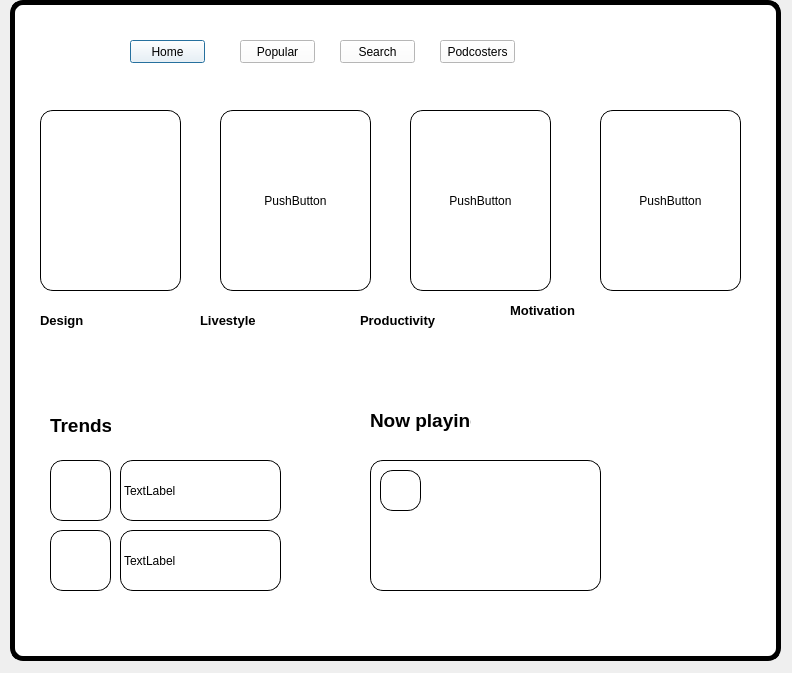
<?xml version="1.0" encoding="UTF-8"?>
<ui version="4.0">
 <class>Dialog</class>
 <widget class="QDialog" name="Dialog">
  <property name="geometry">
   <rect>
    <x>0</x>
    <y>0</y>
    <width>792</width>
    <height>673</height>
   </rect>
  </property>
  <property name="windowTitle">
   <string>Dialog</string>
  </property>
  <widget class="QFrame" name="frame">
   <property name="geometry">
    <rect>
     <x>10</x>
     <y>0</y>
     <width>771</width>
     <height>661</height>
    </rect>
   </property>
   <property name="styleSheet">
    <string notr="true">QFrame{
	border-radius:13px;
	background-color:white;
border:5px solid black;
text-align: center ;

}</string>
   </property>
   <property name="frameShape">
    <enum>QFrame::StyledPanel</enum>
   </property>
   <property name="frameShadow">
    <enum>QFrame::Raised</enum>
   </property>
   <widget class="QPushButton" name="pushButton">
    <property name="geometry">
     <rect>
      <x>120</x>
      <y>40</y>
      <width>75</width>
      <height>23</height>
     </rect>
    </property>
    <property name="styleSheet">
     <string notr="true">QPushButton{
	color:black;
	background-color:white;

		
}</string>
    </property>
    <property name="text">
     <string>Home</string>
    </property>
   </widget>
   <widget class="QPushButton" name="pushButton_2">
    <property name="geometry">
     <rect>
      <x>230</x>
      <y>40</y>
      <width>75</width>
      <height>23</height>
     </rect>
    </property>
    <property name="styleSheet">
     <string notr="true">QPushButton{
	color:black;
	background-color:white;

		
}</string>
    </property>
    <property name="text">
     <string>Popular</string>
    </property>
   </widget>
   <widget class="QPushButton" name="pushButton_3">
    <property name="geometry">
     <rect>
      <x>330</x>
      <y>40</y>
      <width>75</width>
      <height>23</height>
     </rect>
    </property>
    <property name="styleSheet">
     <string notr="true">QPushButton{
	color:black;
	background-color:white;

		
}</string>
    </property>
    <property name="text">
     <string>Search</string>
    </property>
   </widget>
   <widget class="QPushButton" name="pushButton_4">
    <property name="geometry">
     <rect>
      <x>430</x>
      <y>40</y>
      <width>75</width>
      <height>23</height>
     </rect>
    </property>
    <property name="styleSheet">
     <string notr="true">QPushButton{
	color:black;
	background-color:white;

		
}</string>
    </property>
    <property name="text">
     <string>Podcosters</string>
    </property>
   </widget>
   <widget class="QPushButton" name="pushButton_5">
    <property name="geometry">
     <rect>
      <x>30</x>
      <y>110</y>
      <width>141</width>
      <height>181</height>
     </rect>
    </property>
    <property name="styleSheet">
     <string notr="true">QPushButton{
	background:white;
	border-radius:13px;
	border: 1px solid black;
}</string>
    </property>
    <property name="text">
     <string/>
    </property>
    <property name="autoRepeat">
     <bool>false</bool>
    </property>
    <property name="autoExclusive">
     <bool>false</bool>
    </property>
   </widget>
   <widget class="QPushButton" name="pushButton_6">
    <property name="geometry">
     <rect>
      <x>210</x>
      <y>110</y>
      <width>151</width>
      <height>181</height>
     </rect>
    </property>
    <property name="styleSheet">
     <string notr="true">QPushButton{
	background:white;
	border-radius:13px;
	border: 1px solid black;
}</string>
    </property>
    <property name="text">
     <string>PushButton</string>
    </property>
   </widget>
   <widget class="QPushButton" name="pushButton_7">
    <property name="geometry">
     <rect>
      <x>400</x>
      <y>110</y>
      <width>141</width>
      <height>181</height>
     </rect>
    </property>
    <property name="styleSheet">
     <string notr="true">QPushButton{
	background:white;
	border-radius:13px;
	border: 1px solid black;
}</string>
    </property>
    <property name="text">
     <string>PushButton</string>
    </property>
   </widget>
   <widget class="QPushButton" name="pushButton_8">
    <property name="geometry">
     <rect>
      <x>590</x>
      <y>110</y>
      <width>141</width>
      <height>181</height>
     </rect>
    </property>
    <property name="styleSheet">
     <string notr="true">QPushButton{
	background:white;
	border-radius:13px;
	border: 1px solid black;
}</string>
    </property>
    <property name="text">
     <string>PushButton</string>
    </property>
   </widget>
   <widget class="QFrame" name="frame_2">
    <property name="geometry">
     <rect>
      <x>360</x>
      <y>460</y>
      <width>231</width>
      <height>131</height>
     </rect>
    </property>
    <property name="styleSheet">
     <string notr="true">QFrame{

background-color:white;
border:1px solid }</string>
    </property>
    <property name="frameShape">
     <enum>QFrame::StyledPanel</enum>
    </property>
    <property name="frameShadow">
     <enum>QFrame::Raised</enum>
    </property>
    <widget class="QFrame" name="frame_5">
     <property name="geometry">
      <rect>
       <x>10</x>
       <y>10</y>
       <width>41</width>
       <height>41</height>
      </rect>
     </property>
     <property name="styleSheet">
      <string notr="true">QFrame{

background-color:white;
border:1px solid }</string>
     </property>
     <property name="frameShape">
      <enum>QFrame::StyledPanel</enum>
     </property>
     <property name="frameShadow">
      <enum>QFrame::Raised</enum>
     </property>
    </widget>
   </widget>
   <widget class="QLabel" name="label">
    <property name="geometry">
     <rect>
      <x>30</x>
      <y>310</y>
      <width>91</width>
      <height>21</height>
     </rect>
    </property>
    <property name="styleSheet">
     <string notr="true">QLabel{
	border:none;
}</string>
    </property>
    <property name="text">
     <string>&lt;html&gt;&lt;head/&gt;&lt;body&gt;&lt;p&gt;&lt;span style=&quot; font-size:10pt; font-weight:600;&quot;&gt;Design&lt;/span&gt;&lt;/p&gt;&lt;/body&gt;&lt;/html&gt;</string>
    </property>
   </widget>
   <widget class="QLabel" name="label_2">
    <property name="geometry">
     <rect>
      <x>190</x>
      <y>310</y>
      <width>101</width>
      <height>21</height>
     </rect>
    </property>
    <property name="styleSheet">
     <string notr="true">QLabel{
	border:none;
}</string>
    </property>
    <property name="text">
     <string>&lt;html&gt;&lt;head/&gt;&lt;body&gt;&lt;p&gt;&lt;span style=&quot; font-size:10pt; font-weight:600;&quot;&gt;Livestyle&lt;/span&gt;&lt;/p&gt;&lt;/body&gt;&lt;/html&gt;</string>
    </property>
   </widget>
   <widget class="QLabel" name="label_3">
    <property name="geometry">
     <rect>
      <x>350</x>
      <y>310</y>
      <width>91</width>
      <height>21</height>
     </rect>
    </property>
    <property name="styleSheet">
     <string notr="true">QLabel{
	border:none;
}</string>
    </property>
    <property name="text">
     <string>&lt;html&gt;&lt;head/&gt;&lt;body&gt;&lt;p&gt;&lt;span style=&quot; font-size:10pt; font-weight:600;&quot;&gt;Productivity&lt;/span&gt;&lt;/p&gt;&lt;/body&gt;&lt;/html&gt;</string>
    </property>
   </widget>
   <widget class="QLabel" name="label_4">
    <property name="geometry">
     <rect>
      <x>500</x>
      <y>300</y>
      <width>81</width>
      <height>21</height>
     </rect>
    </property>
    <property name="styleSheet">
     <string notr="true">QLabel{
	border:none;
}</string>
    </property>
    <property name="text">
     <string>&lt;html&gt;&lt;head/&gt;&lt;body&gt;&lt;p&gt;&lt;span style=&quot; font-size:10pt; font-weight:600;&quot;&gt;Motivation&lt;/span&gt;&lt;/p&gt;&lt;/body&gt;&lt;/html&gt;</string>
    </property>
   </widget>
   <widget class="QFrame" name="frame_3">
    <property name="geometry">
     <rect>
      <x>40</x>
      <y>460</y>
      <width>61</width>
      <height>61</height>
     </rect>
    </property>
    <property name="styleSheet">
     <string notr="true">QFrame{

background-color:white;
border:1px solid }</string>
    </property>
    <property name="frameShape">
     <enum>QFrame::StyledPanel</enum>
    </property>
    <property name="frameShadow">
     <enum>QFrame::Raised</enum>
    </property>
   </widget>
   <widget class="QFrame" name="frame_4">
    <property name="geometry">
     <rect>
      <x>40</x>
      <y>530</y>
      <width>61</width>
      <height>61</height>
     </rect>
    </property>
    <property name="styleSheet">
     <string notr="true">QFrame{

background-color:white;
border:1px solid }</string>
    </property>
    <property name="frameShape">
     <enum>QFrame::StyledPanel</enum>
    </property>
    <property name="frameShadow">
     <enum>QFrame::Raised</enum>
    </property>
   </widget>
   <widget class="QLabel" name="label_5">
    <property name="geometry">
     <rect>
      <x>110</x>
      <y>460</y>
      <width>161</width>
      <height>61</height>
     </rect>
    </property>
    <property name="styleSheet">
     <string notr="true">QLabel{
	border:1px solid black;

}</string>
    </property>
    <property name="text">
     <string>TextLabel</string>
    </property>
   </widget>
   <widget class="QLabel" name="label_6">
    <property name="geometry">
     <rect>
      <x>110</x>
      <y>530</y>
      <width>161</width>
      <height>61</height>
     </rect>
    </property>
    <property name="styleSheet">
     <string notr="true">QFrame{
border:1px solid black;
}</string>
    </property>
    <property name="text">
     <string>TextLabel</string>
    </property>
   </widget>
   <widget class="QLabel" name="label_7">
    <property name="geometry">
     <rect>
      <x>40</x>
      <y>410</y>
      <width>61</width>
      <height>31</height>
     </rect>
    </property>
    <property name="styleSheet">
     <string notr="true">QLabel{
	border:none;
}
</string>
    </property>
    <property name="text">
     <string>&lt;html&gt;&lt;head/&gt;&lt;body&gt;&lt;p&gt;&lt;span style=&quot; font-size:14pt; font-weight:600;&quot;&gt;Trends&lt;/span&gt;&lt;/p&gt;&lt;/body&gt;&lt;/html&gt;</string>
    </property>
   </widget>
   <widget class="QLabel" name="label_8">
    <property name="geometry">
     <rect>
      <x>360</x>
      <y>400</y>
      <width>101</width>
      <height>41</height>
     </rect>
    </property>
    <property name="styleSheet">
     <string notr="true">QLabel{
	border:none;
}
</string>
    </property>
    <property name="text">
     <string>&lt;html&gt;&lt;head/&gt;&lt;body&gt;&lt;p&gt;&lt;span style=&quot; font-size:14pt; font-weight:600;&quot;&gt;Now playing&lt;/span&gt;&lt;/p&gt;&lt;/body&gt;&lt;/html&gt;</string>
    </property>
   </widget>
  </widget>
 </widget>
 <resources/>
 <connections/>
</ui>
